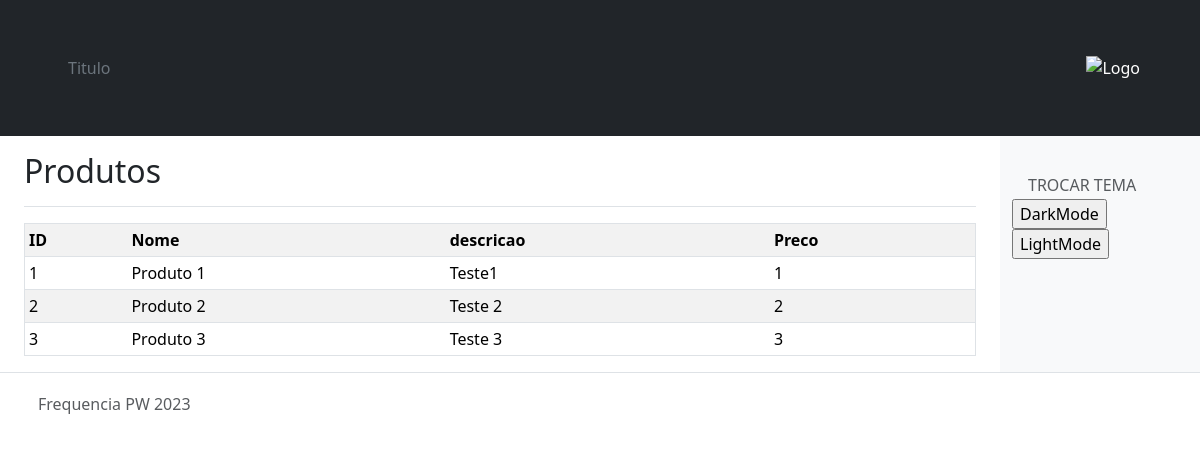
/Frequencia/index.php, run on the app's committed database.
### tables this page shows
CREATE TABLE `produtos` (
  `Id` int(11) NOT NULL,
  `nome` varchar(255) NOT NULL,
  `descricao` varchar(255) NOT NULL,
  `preco` double NOT NULL
);

### Frequencia/index.php (the view, shortened to what this page needs)
<?php
$dsn = "mysql:host=localhost;dbname=PW_JoseVicente";
$user = "root";
$passwd = "";
$pdo = new PDO($dsn, $user, $passwd);
?>
<!DOCTYPE html>
<html lang="en">
<head>
    <link href="node_modules/bootstrap/dist/css/bootstrap.min.css" rel="stylesheet" />
</head>
<body>
    <?php include 'header.php' ?>
  <div class="container-fluid">
    <div class="row">
      <main class="col-md-9 ms-sm-auto col-lg-10 px-md-4"><div class="chartjs-size-monitor"><div class="chartjs-size-monitor-expand"><div class=""></div></div><div class="chartjs-size-monitor-shrink"><div class=""></div></div></div>
        <div class="d-flex justify-content-between flex-wrap flex-md-nowrap align-items-center pt-3 pb-2 mb-3 border-bottom">
          <h1 class="h2">Produtos</h1>
        </div>
        <div class="table-responsive">
        <?php
        $sql = "SELECT * FROM produtos";
        $result = $pdo->prepare($sql);
        $result -> execute();
        $results = $result -> fetchAll();
        echo "<div class='table-responsive'>
              <table class='table table-striped table-sm bg-white' border='1'>
              <tr>
              <th>ID</th>
              <th>Nome</th>
              <th>descricao</th>
              <th>Preco</th>
              </tr>";
        foreach($results as $row)
            {
            echo "<tr>";
            echo "<td>" . $row['Id'] . "</td>";
            echo "<td>" . $row['nome'] . "</td>";
            echo "<td>" . $row['descricao'] . "</td>";
            echo "<td>" . $row['preco'] . "</td>";
            echo "</tr>";
            }
            echo "</table>
                  </div>";
      ?>
          </div>
      </main>
      <nav id="sidebarMenu" class="col-md-3 col-lg-2 d-md-block bg-light sidebar collapse">
        <div class="position-sticky pt-3 sidebar-sticky">
          <h6 class="sidebar-heading d-flex justify-content-between align-items-center px-3 mt-4 mb-1 text-muted text-uppercase">
            <span>Trocar Tema</span>
          </h6>
          <ul class="nav flex-column mb-2">
            <li class="nav-item">
            <form action="modetoggle" method="post">
              <input type="button" value="DarkMode">
              <input type="button" value="LightMode">
            </form>
            </li>
          </ul>
        </div>
      </nav>
    </div>
  </div>
    <?php include 'footer.php' ?>
</body>
</html>

### Frequencia/header.php (shortened to what this page needs)
<!DOCTYPE html>
<html lang="en">
<head>
    <link href="node_modules/bootstrap/dist/css/bootstrap.min.css" rel="stylesheet" />
</head>
<body>
<header class="p-5 text-bg-dark">
    <div class="container">
      <div class="d-flex flex-wrap align-items-center justify-content-center justify-content-lg-start">
        <ul class="nav col-12 col-lg-auto me-lg-auto mb-2 justify-content-center mb-md-0">
          <li class="nav-link px-2 text-secondary">Titulo</li>
          <li class="nav-link px-2 text-secondary">
          </li>
        </ul>
        <img src="C:/Users/salaaulas/Documents/ESGTS.jpg" alt="Logo">
      </div>
    </div>
</header>
</body>
</html>

### Frequencia/footer.php (shortened to what this page needs)
<!DOCTYPE html>
<html lang="en">
<head>
    <link href="node_modules/bootstrap/dist/css/bootstrap.min.css" rel="stylesheet" />
</head>
<body>
<footer class="d-flex flex-wrap justify-content-between align-items-center py-3 border-top">
          <div class="col-md-4 d-flex align-items-center">
            <a href="/" class="mb-3 me-2 mb-md-0 text-muted text-decoration-none lh-1">
              <svg class="bi" width="30" height="30"><use xlink:href="#bootstrap"></use></svg>
            </a>
            <span class="mb-3 mb-md-0 text-muted">Frequencia PW 2023</span>
          </div>
        </footer>
</body>
</html>

### data on the page
produtos: Id "1", nome "Produto 1", descricao "Teste1", preco "1"
produtos: Id "2", nome "Produto 2", descricao "Teste 2", preco "2"
produtos: Id "3", nome "Produto 3", descricao "Teste 3", preco "3"
